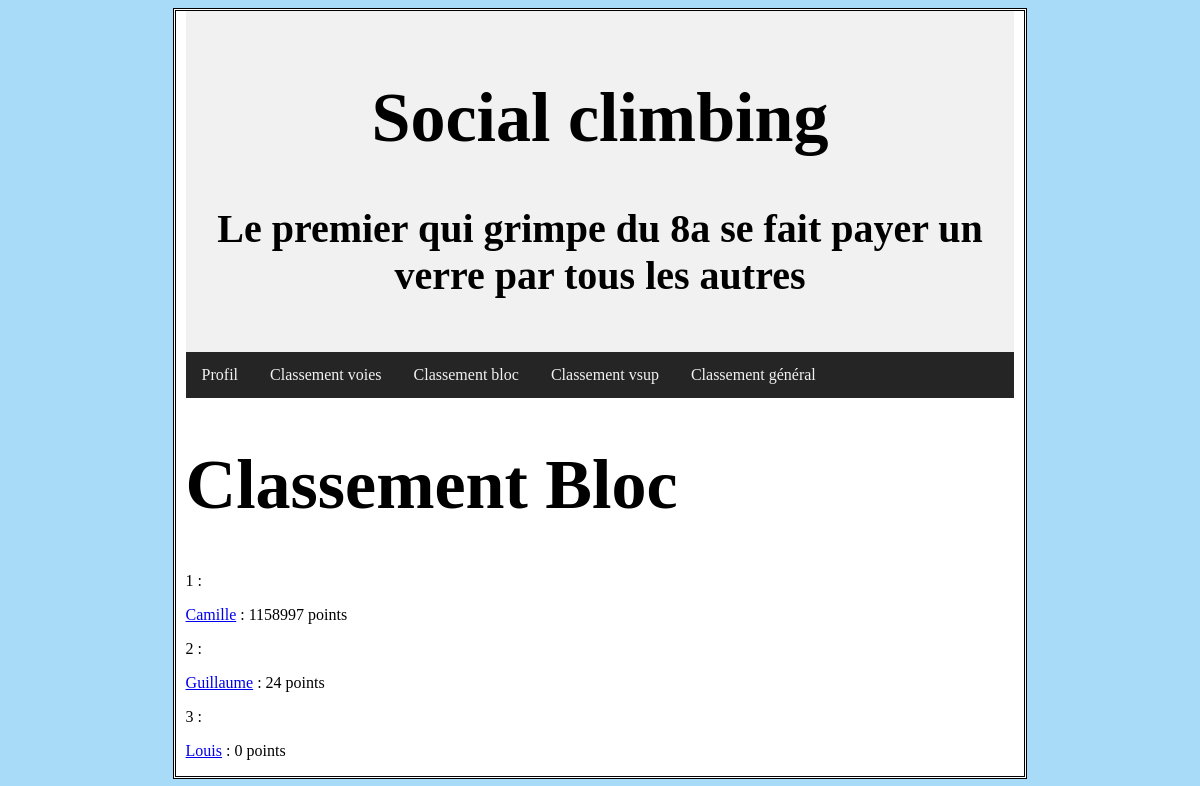
/classementBloc.php, run on the app's committed database.
### tables this page shows
CREATE TABLE `classement` (
  `id` int(11) NOT NULL,
  `grimpeur` varchar(50) NOT NULL,
  `niveauVoie` varchar(3) NOT NULL,
  `niveauBloc` varchar(3) NOT NULL,
  `niveauVSup` varchar(50) NOT NULL,
  `nbVoies` int(5) NOT NULL,
  `nbBlocs` int(5) NOT NULL,
  `nbVSup` int(5) NOT NULL,
  `points` int(10) NOT NULL,
  `pointsVoie` int(10) NOT NULL,
  `pointsBloc` int(10) NOT NULL,
  `pointsVSup` int(10) NOT NULL
);

### fonctionsClassement.php (called while the page is built, shortened)
<?php
function classement($table)
{
    global $conn;
    switch($table)
    {
        case "bloc":
            $query = "SELECT * FROM classement ORDER BY pointsBloc DESC";
            break;
    }
    $result = $conn->query($query);
    $array = array();
    if( mysqli_num_rows($result) != 0 ){
        while( $row = $result->fetch_assoc() ){
            $array[] = $row;
        }
    }
    return $array;
}
?>

### classementBloc.php (the view, shortened to what this page needs)
<?php
include("Functions.php");
?>
<!DOCTYPE html>
<html lang="fr">
<head>
    <?php
    include("head.php");
    ?>
</head>
<body>
<div id="MainContainer">
    <?php
    include("header_topnav.php");
    include("fonctionsClassement.php");
    $classement = classement("bloc");
    echo'<h1>Classement Bloc</h1>';
    $i = 0;
    foreach($classement as $index => $row) {
        $i++;
        echo'<p>'.$i.' : </p>';
        $id = $row['id'];
        $points = $row['pointsBloc'];
        $grimpeur = $row['grimpeur'];
        ?><p><a href="profil.php?id=<?php echo $id?>"><?php echo $grimpeur?></a> : <?php echo $points?> points</p>
        <?php
    }
    ?>
</div>
</body>
</html>

### StyleTD/StyleTD1.css (style rules this page uses)
h1 { font-family: "Brush Script MT", verdana; font-size: 70px; }
body { font-family: Georgia; background-color: rgba(55, 173, 241, 0.432); }
#MainContainer { margin: 0px auto; width: 70%; height: 100% border-width: 0px 10px; border-style:double; border-color:black; padding: 0px 10px; background-color:white; }

### data on the page
classement: grimpeur "Camille", pointsBloc "1158997"
classement: grimpeur "Guillaume", pointsBloc "24"
classement: grimpeur "Louis", pointsBloc "0"
